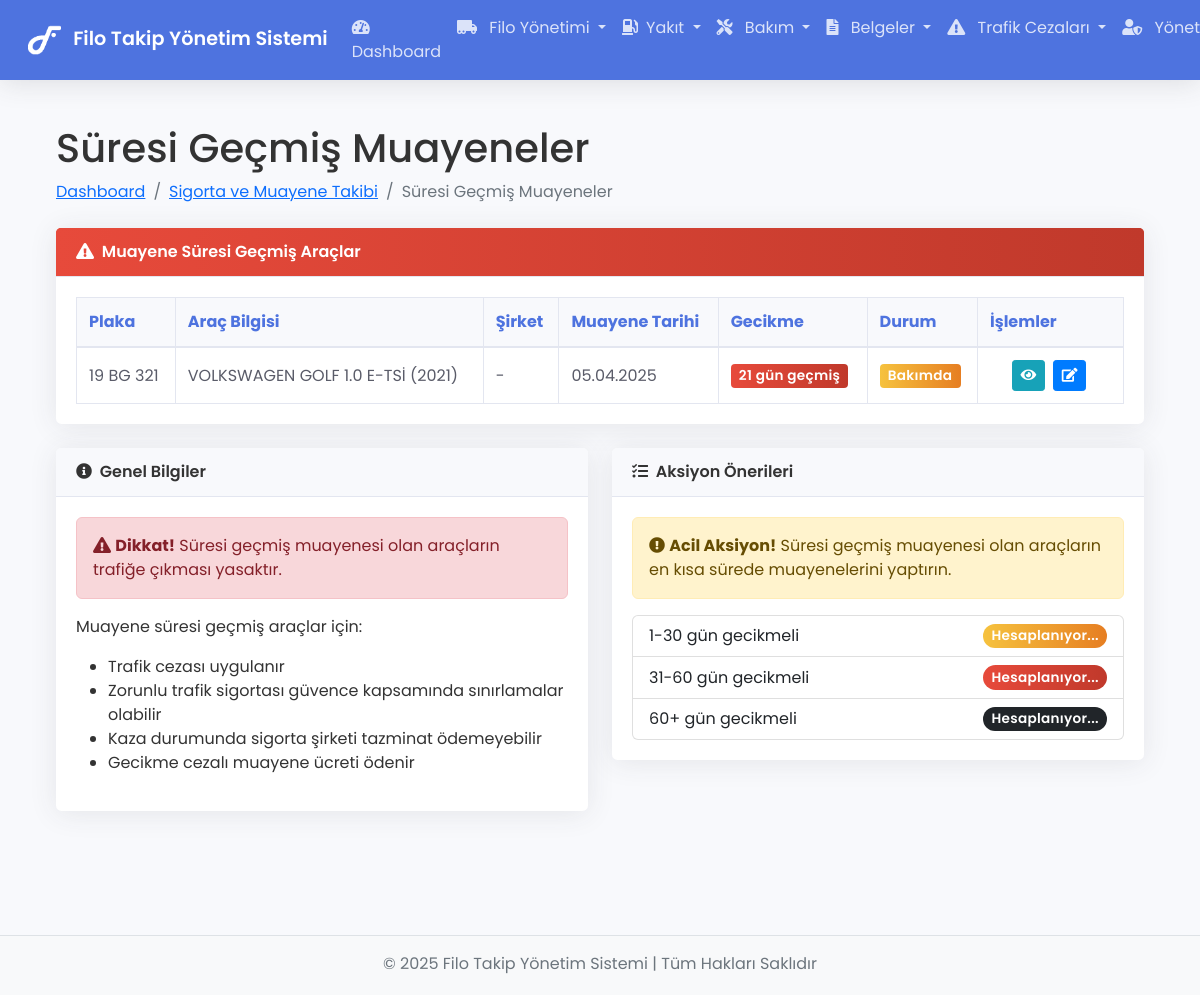
/insurance/expiredInspections (signed in), run on the app's committed database.
### tables this page shows
CREATE TABLE `vehicles` (
  `id` int(11) NOT NULL,
  `plate_number` varchar(20) NOT NULL,
  `brand` varchar(100) NOT NULL,
  `model` varchar(100) NOT NULL,
  `year` int(11) DEFAULT NULL,
  `company_id` int(11) DEFAULT NULL,
  `vehicle_type` enum('Otomobil','Kamyonet','Damperli Kamyon','Istıcı Kazan','Beton Santrali','Silindir','Loder','Bekoloder','Ekskavatör','Akaryakıt Tankı','Yağlama ve Bakım','Mikserler','Çekici','Arazöz','Mobil Beton Pompası','Jeneratör') NOT NULL,
  `status` enum('Aktif','Pasif','Bakımda') NOT NULL DEFAULT 'Aktif',
  `created_at` timestamp NOT NULL DEFAULT current_timestamp(),
  `order_number` varchar(50) DEFAULT NULL,
  `equipment_number` varchar(50) DEFAULT NULL,
  `fixed_asset_number` varchar(50) DEFAULT NULL,
  `cost_center` varchar(100) DEFAULT NULL,
  `production_site` varchar(100) DEFAULT NULL,
  `inspection_date` date DEFAULT NULL,
  `traffic_insurance_agency` varchar(100) DEFAULT NULL,
  `traffic_insurance_date` date DEFAULT NULL,
  `casco_insurance_agency` varchar(100) DEFAULT NULL,
  `casco_insurance_date` date DEFAULT NULL,
  `work_site` varchar(100) DEFAULT NULL,
  `initial_km` int(11) DEFAULT NULL COMMENT 'Aracın sisteme giriş km bilgisi',
  `initial_hours` decimal(10,2) DEFAULT NULL COMMENT 'Aracın sisteme giriş çalışma saati',
  `current_km` int(11) DEFAULT NULL COMMENT 'Aracın mevcut kilometre bilgisi',
  `current_hours` decimal(10,2) DEFAULT NULL COMMENT 'Aracın mevcut çalışma saati'
);

### app/Controllers/Insurance.php (called while the page is built, shortened)
<?php
class Insurance extends Controller
{
    private $vehicleModel;
    public function __construct()
    {
        try {
            $this->vehicleModel = $this->model('Vehicle');
        } catch (\Exception $e) {
            error_log('Insurance controller modelleri yüklenirken hata: ' . $e->getMessage());
            flash('error', 'Sistem modülleri yüklenirken bir hata oluştu. Lütfen daha sonra tekrar deneyin.');
            $this->vehicleModel = null;
            $this->companyModel = null;
        }
    }
    public function expiredInspections()
    {
        $expiredInspections = $this->getExpiredInspections();
        $data = [
            'title' => 'Süresi Geçmiş Muayeneler',
            'vehicles' => $expiredInspections
        ];
        $this->view('insurance/expired_inspections', $data);
    }
    private function getExpiredInspections()
    {
        $vehicles = $this->vehicleModel->getVehicles();
        $expiredInspections = [];
        $today = new DateTime();
        foreach ($vehicles as $vehicle) {
            if (!empty($vehicle->inspection_date)) {
                $inspectionDate = new DateTime($vehicle->inspection_date);
                if ($inspectionDate < $today) {
                    $diff = $today->diff($inspectionDate);
                    $vehicle->days_expired = $diff->days;
                    $expiredInspections[] = $vehicle;
                }
            }
        }
        usort($expiredInspections, function ($a, $b) {
            return $b->days_expired - $a->days_expired;
        });
        return $expiredInspections;
    }
}

### app/Core/App.php (called while the page is built, shortened)
<?php
class App {
    protected $currentController;
    protected $currentMethod = 'index';
    public function __construct() {
        $url = $this->getUrl();
        if (!empty($url) && isset($url[0])) {
            $controllerName = ucwords($url[0]);
            $controllerClass = 'App\\Controllers\\' . $controllerName;
            if (class_exists($controllerClass)) {
                unset($url[0]);
            } else {
                error_log('Hata: Controller bulunamadı: ' . $controllerClass);
                $this->errorPage('Controller bulunamadı: ' . $controllerName);
                return;
            }
        }
        try {
            $this->currentController = new $controllerClass();
        } catch (\Throwable $e) {
            error_log('Hata: Controller oluşturulamadı: ' . $e->getMessage());
            $this->errorPage('Controller oluşturulamadı: ' . $e->getMessage());
            return;
        }
        if (isset($url[1])) {
            $methodName = $url[1];
            if (method_exists($this->currentController, $methodName)) {
                $this->currentMethod = $methodName;
                unset($url[1]);
            } else {
                error_log('Hata: Metod bulunamadı: ' . $methodName);
                $this->errorPage('Metod bulunamadı: ' . $methodName);
                return;
            }
        }
        $this->params = $url ? array_values($url) : [];
        try {
            call_user_func_array([$this->currentController, $this->currentMethod], $this->params);
        } catch (\ArgumentCountError $e) {
            error_log('Hata: Parametre sayısı hatası: ' . $e->getMessage());
            $this->errorPage('Yanlış sayıda parametre: ' . $e->getMessage());
        } catch (\Throwable $e) {
            error_log('Hata: ' . $e->getMessage() . "\n" . $e->getTraceAsString());
            $this->errorPage($e->getMessage());
        }
    }
    public function getUrl(): array {
        if (isset($_GET['url'])) {
            $url = rtrim($_GET['url'], '/');
            $url = filter_var($url, FILTER_SANITIZE_URL);
            $url = explode('/', $url);
            return $url;
        }
        return [];
    }
}

### index.php (called while the page is built, shortened)
<?php
$app = new App();

### app/Core/Database.php (called while the page is built, shortened)
<?php
class Database {
    private $host = DB_HOST;
    private $user = DB_USER;
    private $pass = DB_PASS;
    private $dbname = DB_NAME;
    private $dbh;
    private $stmt;
    public function __construct() {
        $dsn = 'mysql:host=' . $this->host . ';dbname=' . $this->dbname . ';charset=utf8';
        $options = [
            \PDO::ATTR_PERSISTENT => true,
            \PDO::ATTR_ERRMODE => \PDO::ERRMODE_EXCEPTION,
            \PDO::ATTR_DEFAULT_FETCH_MODE => \PDO::FETCH_OBJ,
            \PDO::ATTR_EMULATE_PREPARES => false
        ];
        try {
            $this->dbh = new \PDO($dsn, $this->user, $this->pass, $options);
        } catch (\PDOException $e) {
            $this->error = $e->getMessage();
            echo $this->error;
        }
    }
    public function query(string $sql): bool {
        try {
            $this->stmt = $this->dbh->prepare($sql);
            return true;
        } catch (\PDOException $e) {
            error_log("Database::query - PDO Hatası: " . $e->getMessage());
            return false;
        }
    }
    public function execute(): bool {
        try {
            return $this->stmt->execute();
        } catch (\PDOException $e) {
            error_log("Database::execute - PDO Hatası: " . $e->getMessage());
            return false;
        }
    }
    public function resultSet(): array|false {
        try {
            if ($this->execute()) {
                return $this->stmt->fetchAll();
            }
            return false;
        } catch (\PDOException $e) {
            error_log("Database::resultSet - PDO Hatası: " . $e->getMessage());
            return false;
        }
    }
}

### app/Models/Vehicle.php (called while the page is built, shortened)
<?php
class Vehicle
{
    private $db;
    public function __construct()
    {
        $this->db = new Database;
    }
    public function getVehicles()
    {
        $this->db->query('SELECT * FROM vehicles ORDER BY created_at DESC');
        $results = $this->db->resultSet();
        return $results;
    }
}

### app/views/insurance/expired_inspections.php (the view, shortened to what this page needs)
<?php require APPROOT . '/views/inc/header.php'; ?>
<div class="container-fluid px-4">
    <h1 class="mt-4"><?php echo $data['title']; ?></h1>
    <ol class="breadcrumb mb-4">
        <li class="breadcrumb-item"><a href="<?php echo URLROOT; ?>/dashboard">Dashboard</a></li>
        <li class="breadcrumb-item"><a href="<?php echo URLROOT; ?>/insurance">Sigorta ve Muayene Takibi</a></li>
        <li class="breadcrumb-item active">Süresi Geçmiş Muayeneler</li>
    </ol>
    <div class="card mb-4">
        <div class="card-header bg-danger text-white">
            <i class="fas fa-exclamation-triangle me-1"></i>
            Muayene Süresi Geçmiş Araçlar
        </div>
        <div class="card-body">
            <div class="table-responsive">
                <table class="table table-bordered table-hover" id="expiredInspectionsTable">
                    <thead>
                        <tr>
                            <th>Plaka</th>
                            <th>Araç Bilgisi</th>
                            <th>Şirket</th>
                            <th>Muayene Tarihi</th>
                            <th>Gecikme</th>
                            <th>Durum</th>
                            <th>İşlemler</th>
                        </tr>
                    </thead>
                    <tbody>
                        <?php if(!empty($data['vehicles'])): ?>
                            <?php foreach($data['vehicles'] as $vehicle): ?>
                                <tr>
                                    <td><?php echo $vehicle->plate_number; ?></td>
                                    <td><?php echo $vehicle->brand . ' ' . $vehicle->model . ' (' . $vehicle->year . ')'; ?></td>
                                    <td><?php echo isset($vehicle->company_name) ? $vehicle->company_name : '-'; ?></td>
                                    <td><?php echo date('d.m.Y', strtotime($vehicle->inspection_date)); ?></td>
                                    <td>
                                        <span class="badge bg-danger">
                                            <?php echo $vehicle->days_expired; ?> gün geçmiş
                                        </span>
                                    </td>
                                    <td>
                                        <span class="badge <?php
                                            switch($vehicle->status) {
                                                case 'Bakımda':
                                                    echo 'bg-warning';
                                                    break;
                                            }
                                        ?>">
                                            <?php echo $vehicle->status; ?>
                                        </span>
                                    </td>
                                    <td>
                                        <a href="<?php echo URLROOT; ?>/insurance/vehicle/<?php echo $vehicle->id; ?>" class="btn btn-sm btn-info">
                                            <i class="fas fa-eye"></i>
                                        </a>
                                        <a href="<?php echo URLROOT; ?>/vehicles/edit/<?php echo $vehicle->id; ?>" class="btn btn-sm btn-primary">
                                            <i class="fas fa-edit"></i>
                                        </a>
                                    </td>
                                </tr>
                            <?php endforeach; ?>
                        <?php else: ?>
                            <tr>
                                <td colspan="7" class="text-center">Süresi geçmiş muayene bulunmamaktadır</td>
                            </tr>
                        <?php endif; ?>
                    </tbody>
                </table>
            </div>
        </div>
    </div>
    <div class="row mb-4">
        <div class="col-md-6">
            <div class="card">
                <div class="card-header">
                    <i class="fas fa-info-circle me-1"></i>
                    Genel Bilgiler
                </div>
                <div class="card-body">
                    <div class="alert alert-danger">
                        <i class="fas fa-exclamation-triangle"></i> <strong>Dikkat!</strong> Süresi geçmiş muayenesi olan araçların trafiğe çıkması yasaktır.
                    </div>
                    <p>Muayene süresi geçmiş araçlar için:</p>
                    <ul>
                        <li>Trafik cezası uygulanır</li>
                        <li>Zorunlu trafik sigortası güvence kapsamında sınırlamalar olabilir</li>
                        <li>Kaza durumunda sigorta şirketi tazminat ödemeyebilir</li>
                        <li>Gecikme cezalı muayene ücreti ödenir</li>
                    </ul>
                </div>
            </div>
        </div>
        <div class="col-md-6">
            <div class="card">
                <div class="card-header">
                    <i class="fas fa-tasks me-1"></i>
                    Aksiyon Önerileri
                </div>
                <div class="card-body">
                    <div class="alert alert-warning">
                        <i class="fas fa-exclamation-circle"></i> <strong>Acil Aksiyon!</strong> Süresi geçmiş muayenesi olan araçların en kısa sürede muayenelerini yaptırın.
                    </div>
                    <ul class="list-group">
                        <li class="list-group-item d-flex justify-content-between align-items-center">
                            1-30 gün gecikmeli
                            <span class="badge bg-warning rounded-pill" id="delay30">Hesaplanıyor...</span>
                        </li>
                        <li class="list-group-item d-flex justify-content-between align-items-center">
                            31-60 gün gecikmeli
                            <span class="badge bg-danger rounded-pill" id="delay60">Hesaplanıyor...</span>
                        </li>
                        <li class="list-group-item d-flex justify-content-between align-items-center">
                            60+ gün gecikmeli
                            <span class="badge bg-dark rounded-pill" id="delay61Plus">Hesaplanıyor...</span>
                        </li>
                    </ul>
                </div>
            </div>
        </div>
    </div>
</div>
<?php require APPROOT . '/views/inc/footer.php'; ?>

### data on the page
vehicles: plate_number "19 BG 321", brand "VOLKSWAGEN", model "GOLF 1.0 E-TSİ", year "2021", inspection_date "05.04.2025", inspection_date "21", status "Bakımda"

### other printed values
SITENAME "Filo Takip Yönetim Sistemi"
$data['title'] "Süresi Geçmiş Muayeneler"
